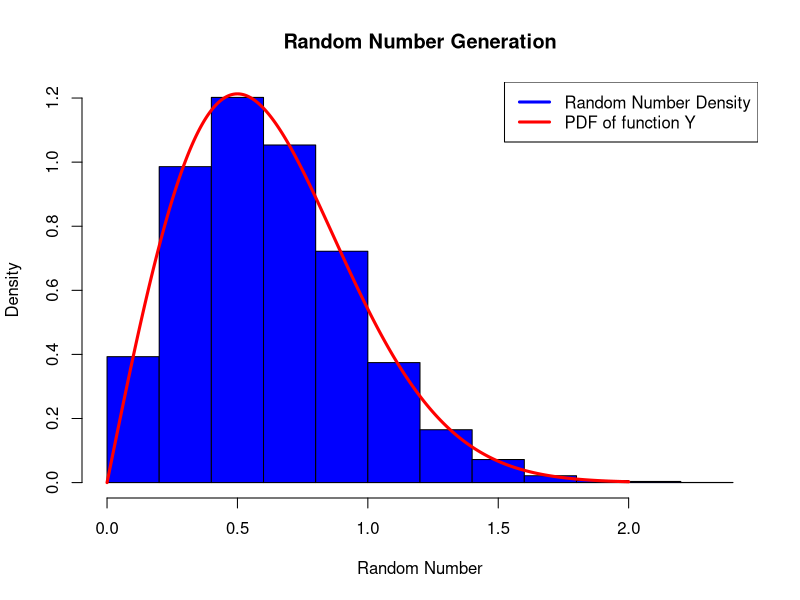
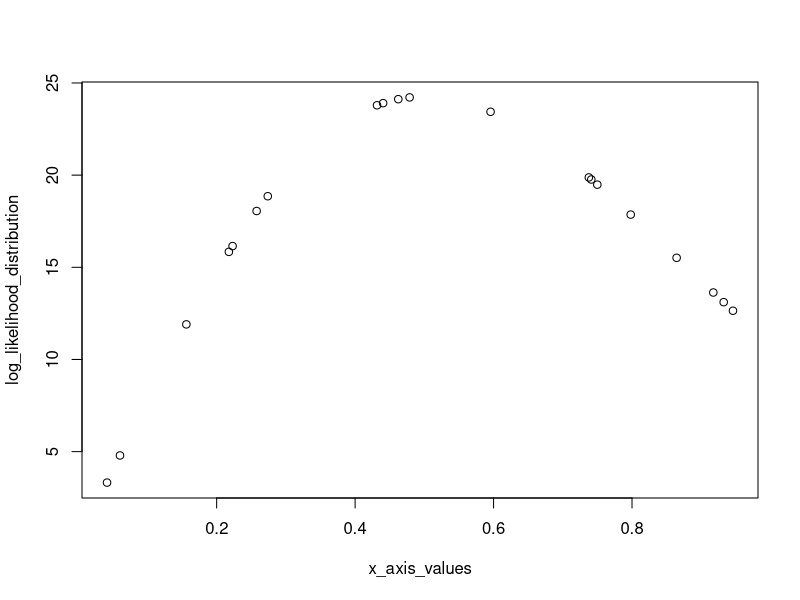

Reproduce these figures in R, in order.
# Return the pth quantile for distribution of Y
get_Y_quantile <- function(quantile_value, exponential_rate) {
  return(sqrt(-1* log(1 - quantile_value) / exponential_rate))
}

# Random number generation function
generate_random_number <- function(how_many, exponential_rate) {
  
  # Uniform distribution between 0 and 1
  uniform_distribution = runif(how_many, min=0, max=1)
  
  # Declare an array to store the random numbers from the distribution of Y
  ramdoms_from_exp_distr = numeric(how_many)
 
  # For each number in the uniform distribution find the quantile of Y
  for (unif_distr_counter in 1:length(uniform_distribution)) {
    ramdoms_from_exp_distr[unif_distr_counter] = get_Y_quantile(uniform_distribution[unif_distr_counter], exponential_rate)
  }
  
  return(list(randoms=ramdoms_from_exp_distr, uniform=uniform_distribution))
   
}

# Return probability density of Y
y_probability_density <- function(real_number, exponential_rate) {
  
  return (2*real_number*exponential_rate*exp(-1 * exponential_rate * real_number^2))
  
}


#Generate 10,000 realizations of the random variable Y with λ= 2
realizations_needed = 10000
exponential_rate_lambda = 2

returned_values = generate_random_number(how_many = realizations_needed, exponential_rate = exponential_rate_lambda)
random_numbers = returned_values[[1]]
# Plot a histogram of these numbers, using the hist function with option freq = FALSE.
hist(random_numbers, freq=FALSE, main= "Random Number Generation", xlab="Random Number", ylab="Density", col="blue")

# Use the lines command to plot the pdf of Y on top.
number_sequence = seq(0,2,.001)
y_probability_density_trend = y_probability_density(real_number = number_sequence, exponential_rate = exponential_rate_lambda)
length(y_probability_density_trend)

lines(number_sequence, y_probability_density_trend, lty=1, lwd=3, col="red")
legend("topright", legen=c("Random Number Density", "PDF of function Y"), col=c("blue", "red"), lwd=3, lty=1)

## Compute the sample mean and variance of your 10,000 realizations
mean(random_numbers)
var(random_numbers)

## Generate 20 realizations from Y with lambda= 2
new_realizations_needed = 20
returned_values = generate_random_number(how_many = new_realizations_needed, exponential_rate = exponential_rate_lambda)
random_numbers = returned_values[[1]]
x_axis_values = returned_values[[2]]

## Compute the likelihood function for all of the data
log_likelihood_distribution = numeric(length(random_numbers))
for(realization_counter in 1 : new_realizations_needed) {
  log_likelihood_distribution[realization_counter] = new_realizations_needed * y_probability_density(real_number = x_axis_values[realization_counter], exponential_rate = exponential_rate_lambda)
}

plot(x_axis_values, log_likelihood_distribution)

## Maximum likelihood estimate for lambda
random_number_distributions_squared = random_numbers^2
lambda_hat = new_realizations_needed / sum(random_number_distributions_squared)
lambda_hat
